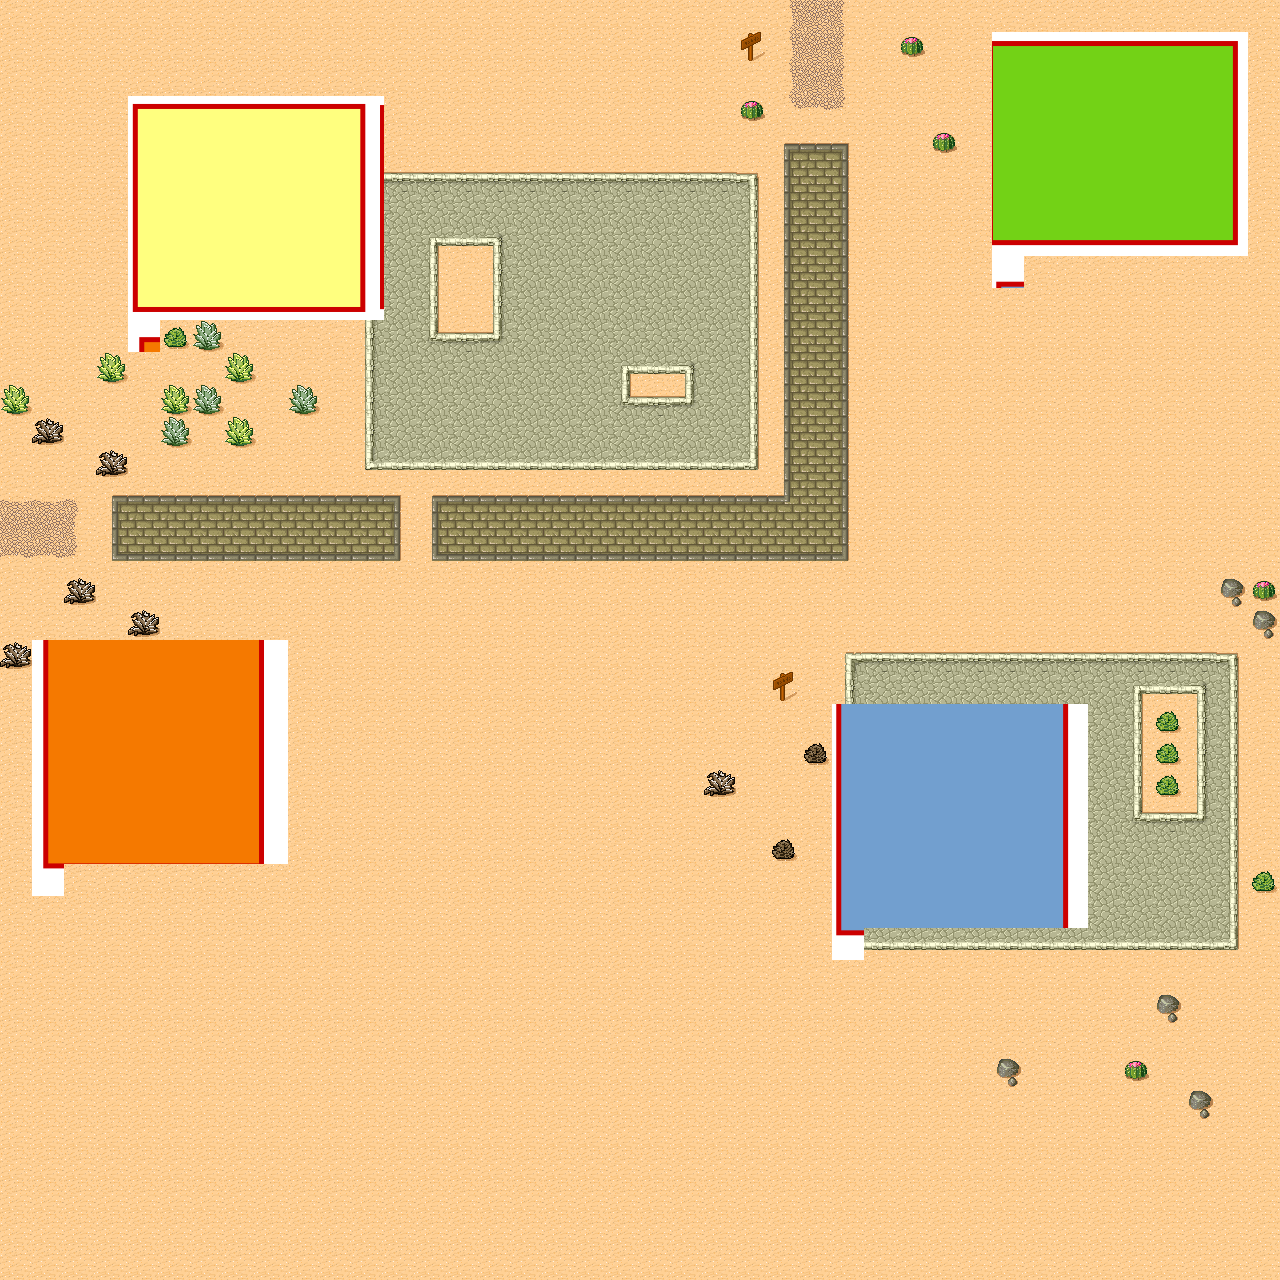

Rendered tile map (Tiled .tmx) drawn with the repository's tilesets; below, a short description and the map source with its tile grids summarised:
An orthogonal 40x40 tile map with 32x32 px tiles, 1 tile layer (Ground), 2 tilesets.

<map version="1.4" tiledversion="1.4.3" orientation="orthogonal" renderorder="right-down" width="40" height="40" tilewidth="32" tileheight="32" infinite="0" nextlayerid="2" nextobjectid="1">
 <tileset firstgid="1" source="desert.tsx" />
 <tileset firstgid="49" source="Test512.tsx" />
 <layer id="1" name="Ground" width="40" height="40">
  <data>[1600 cells, 1600 non-empty, 44 distinct tile ids]</data>
 </layer>
</map>
